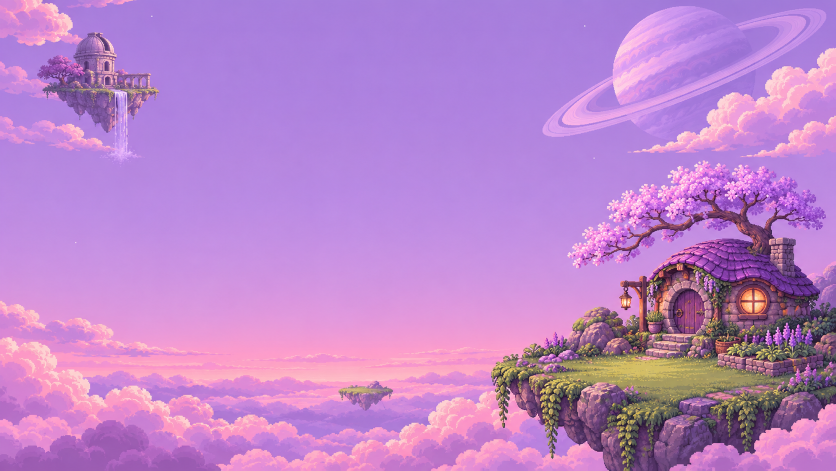
#> input picture artwork/landscape-master.png, 1672 x 941 px (shown at 1/2 size)
$ python lighting.py
#> lines starting #> are read from the running program, lines starting #| are printed output that depends on the picture
"""Generate lighting variants and wallpaper downloads from the original landscape."""
from pathlib import Path
from PIL import Image, ImageOps
import numpy as np

assets = Path(__file__).resolve().parents[1] / "dist/assets"
base = Image.open(assets.parents[1] / "artwork/landscape-master.png").convert("RGB")
#> base is the input picture: PIL image 1672x941 RGB; mean R, G, B 188.3, 132.1, 202.2
sky = np.asarray(base).astype(float)
grades = {
    "dawn": ((1.02, .92, .88), (14, 4, 7)),
    "daylight": ((.94, 1.03, 1.02), (12, 15, 7)),
    "twilight": ((.93, .88, .95), (8, 5, 8)),
    "moonlight": ((.73, .72, .94), (0, 0, 18)),
}
for phase, (scale, lift) in grades.items():
    image = Image.fromarray(np.clip(sky * scale + lift, 0, 255).astype("uint8"))
    image.save(assets / f"landscape-{phase}.webp", quality=89, method=6)
    if phase == "moonlight":
        image.resize((1920,1080), Image.Resampling.NEAREST).save(assets / "celestial-wallpaper.png", optimize=True)
        ImageOps.fit(image, (1080,1920), method=Image.Resampling.NEAREST, centering=(.84,.5)).save(assets / "celestial-wallpaper-phone.png", optimize=True)
#> this loop made 4 passes
#> pass 1, `image = Image.fromarray(np.clip(sky * scale + lift, 0, 255).astype("ui..`:
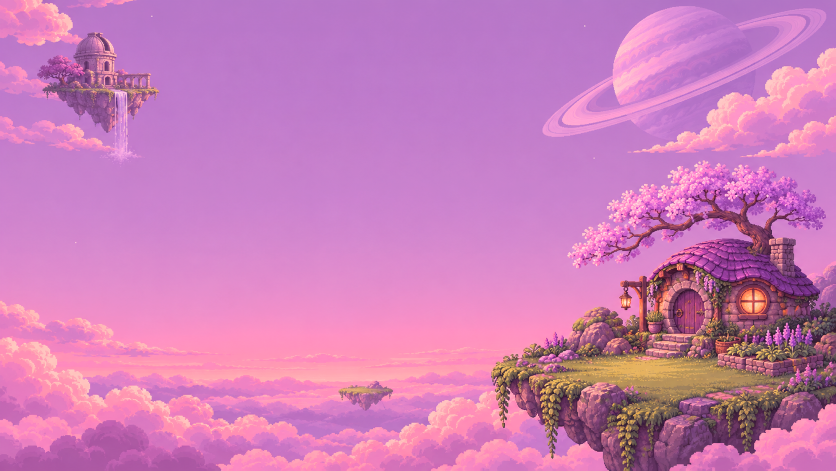
#> image: PIL image 1672x941 RGB (shown at 1/2 size); mean R, G, B 203.9, 125, 184.5
#> after the loop:
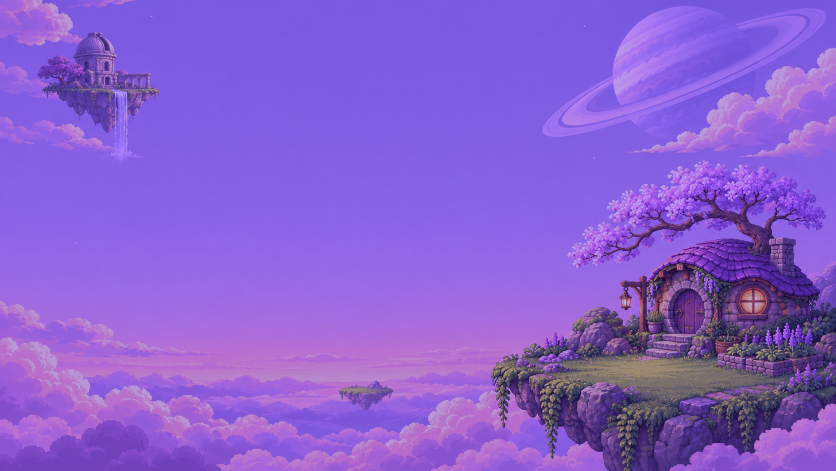
#> image: PIL image 1672x941 RGB (shown at 1/2 size); mean R, G, B 137, 94.6, 207.5
